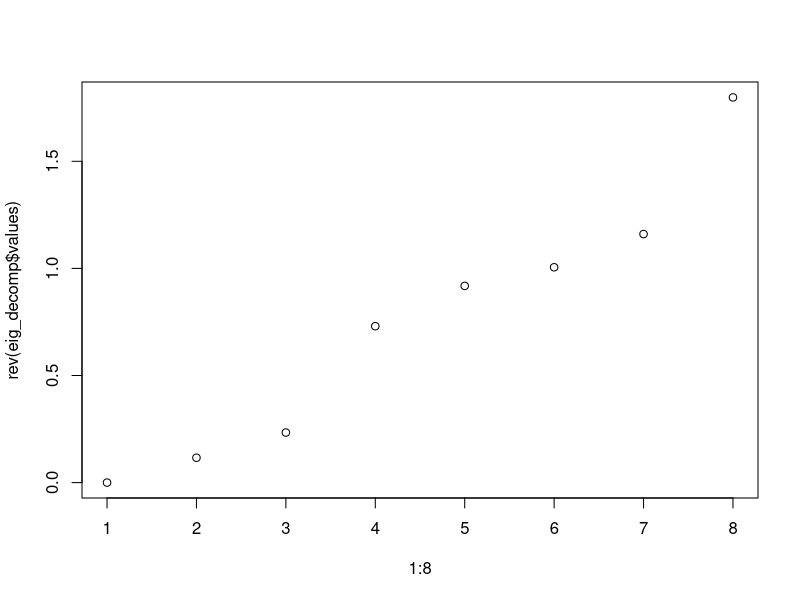

Recreate this plot in R.

vec1 <- c(-1, 2)
vec2 <- c(-1, 1)
vec3 <- c(-1, 0)
vec4 <- c(-1, -1)
vec5 <- c(-1, -2)
vec6 <- c(0, 0)
vec7 <- c(1, 0)
vec8 <- c(2, 0)


weight <- function(a, b) exp(-sqrt(sum((a - b)**2)))


### Create adjancency matrix

A <- matrix(c(0, weight(vec1, vec2), weight(vec1, vec3), 0, 0, 0, 0, 0,
              weight(vec2, vec1), 0, weight(vec2, vec3), 0, 0, 0, 0, 0,
              weight(vec3, vec1), weight(vec3, vec2), 0, weight(vec3, vec4), weight(vec3, vec5), weight(vec3, vec6), 0, 0,
              0, 0, weight(vec4, vec3), 0, weight(vec4, vec5), 0, 0, 0,
              0, 0, weight(vec5, vec3), weight(vec5, vec4), 0, 0, 0, 0,
              0, 0, weight(vec6, vec3), 0, 0, 0, weight(vec6, vec7), weight(vec6, vec8),
              0, 0, 0, 0, 0, weight(vec7, vec6), 0, weight(vec7, vec8),
              0, 0, 0, 0, 0, weight(vec8, vec6), weight(vec8, vec7), 0),
            8, 8, byrow = TRUE)

### Create Degree Matrix

D <- diag(rowSums(A))


### Calculate Laplacian

L <- D - A


### Calculate eigen decomposition
eig_decomp <- eigen(L)


plot(1:8, rev(eig_decomp$values))

### Try three smallest eigenvals
k_eig <- eig_decomp$vectors[, 6:7]


kmeans(k_eig, centers = 3)

